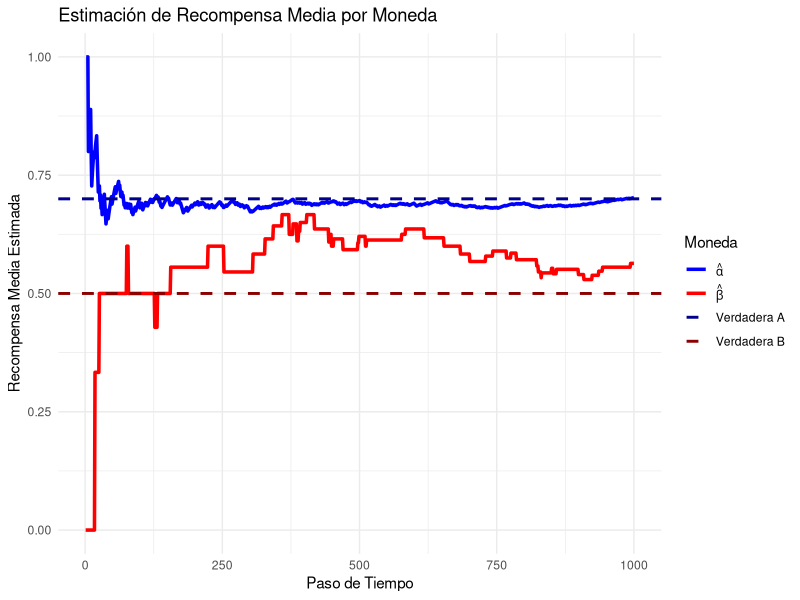
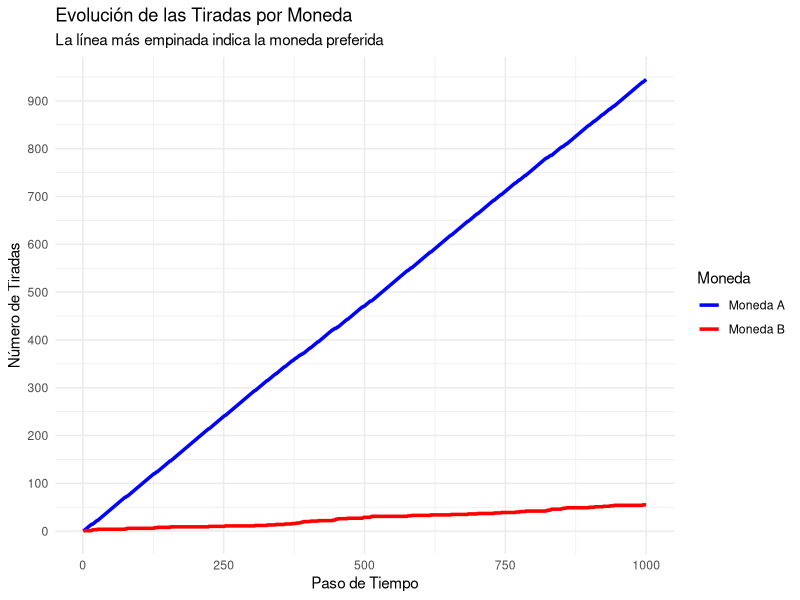
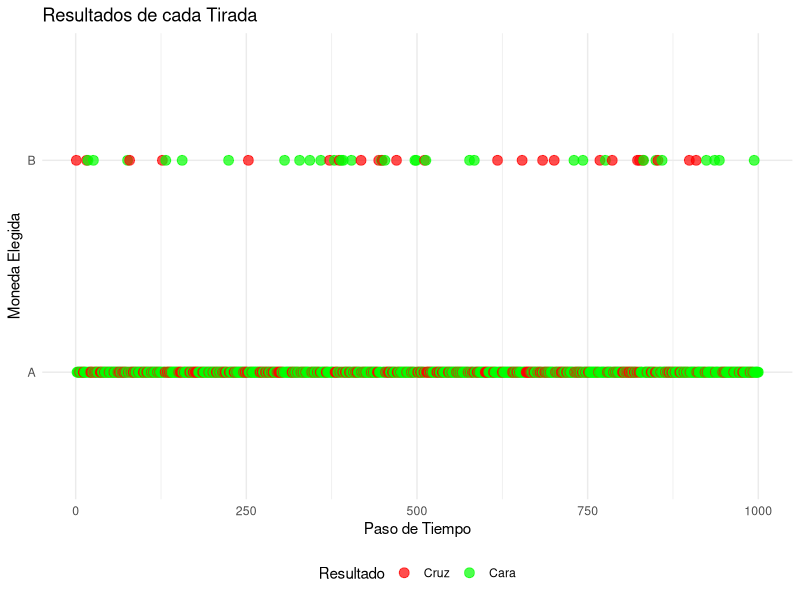
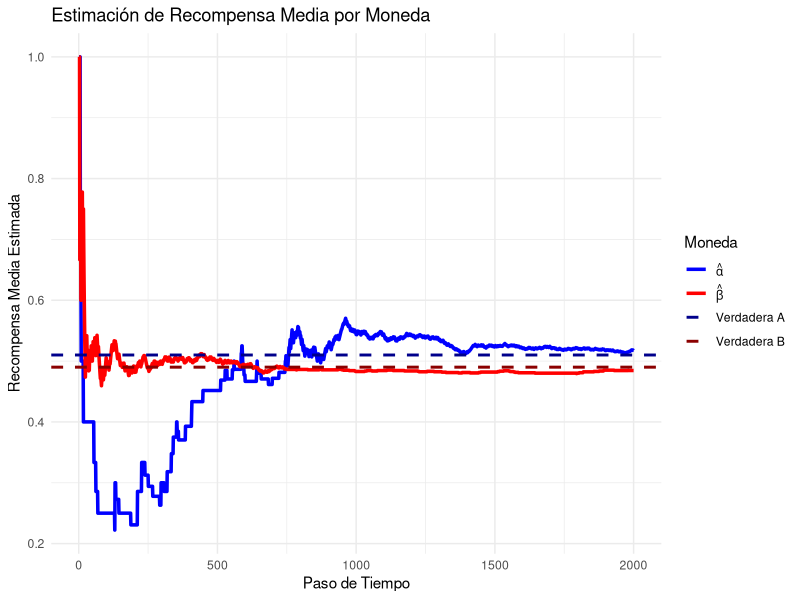
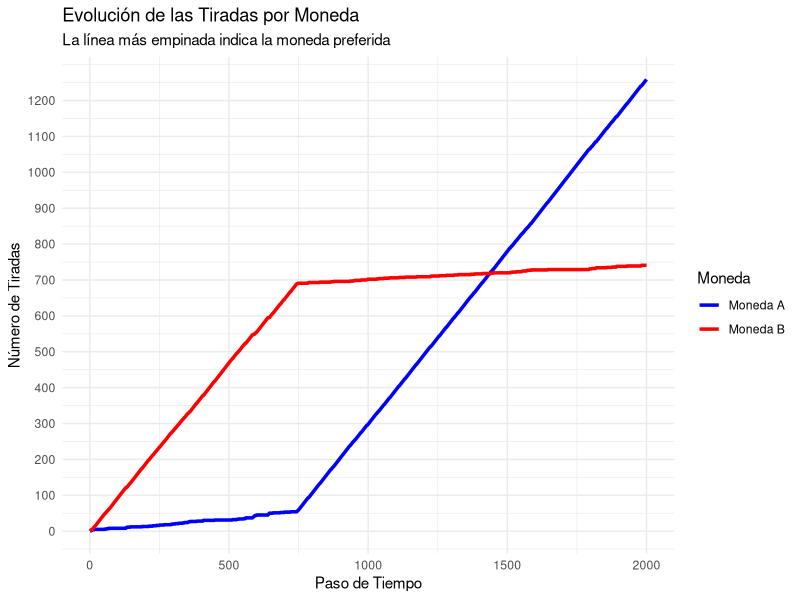
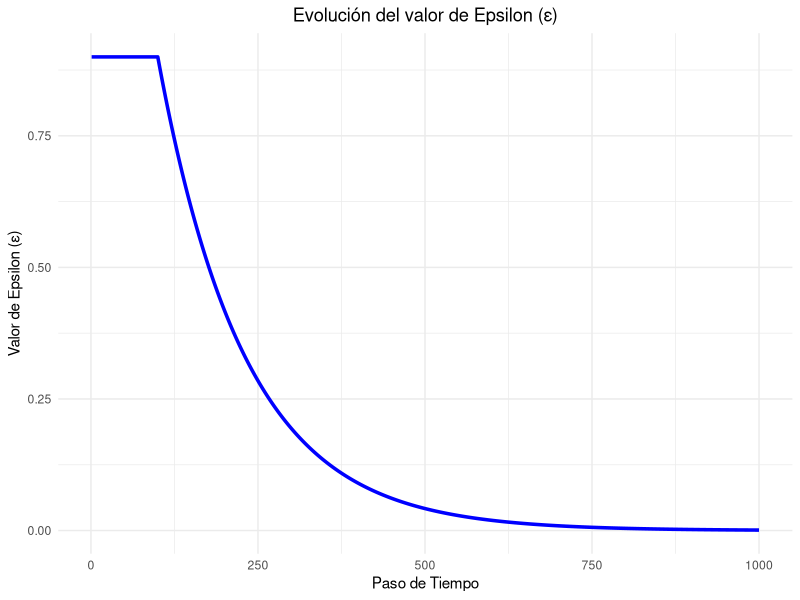
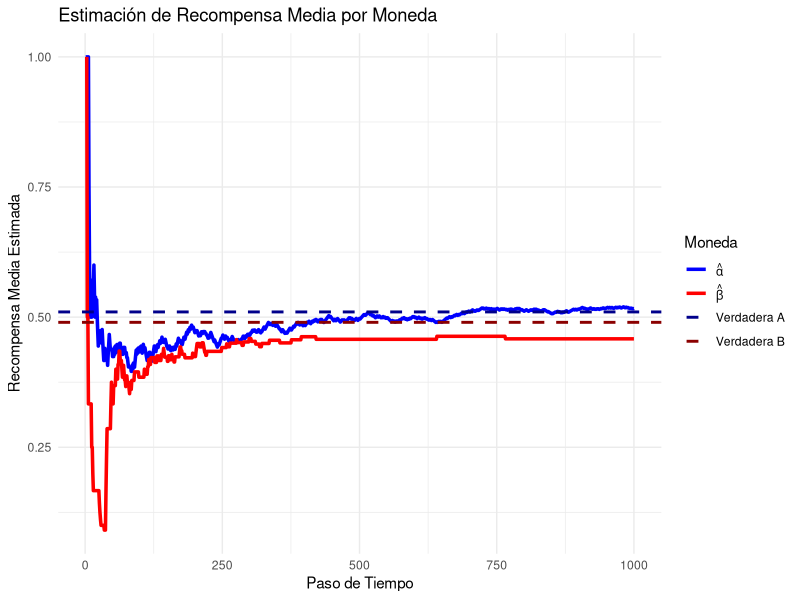
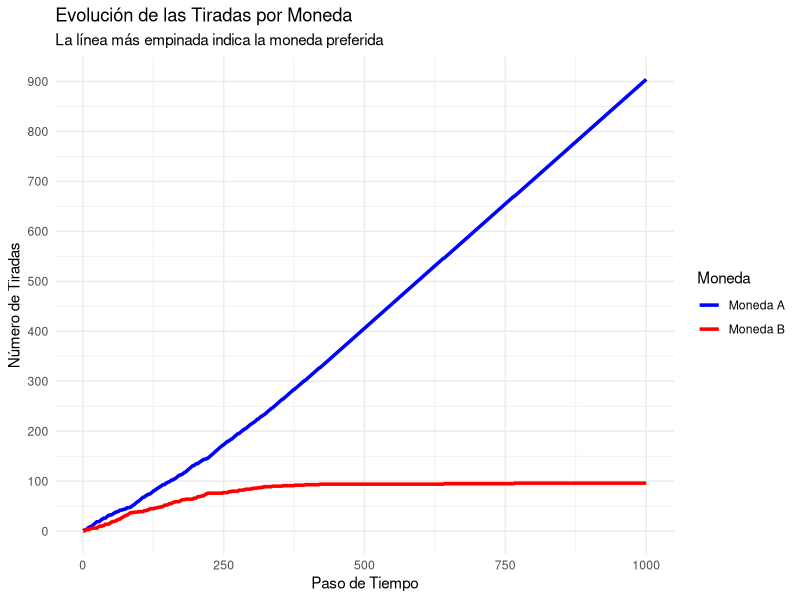

Recreate these plots in R, in order.
## ---- chunk 1
#| output: false
library(tidyverse)
library(tidyr)
simular_regla_greedy <- function(alpha, beta, epsilon, T) {
  
  # incializacion de las variables
  victorias_A <- 0
  tiradas_A <- 0
  victorias_B <- 0
  tiradas_B <- 0
  
  # aca se guardan los resultads
  resultados <- data.frame(
    tiempo = 1:T,
    total_recompensa_greedy = numeric(T),
    recompensa_media_A = numeric(T),
    recompensa_media_B = numeric(T),
    eleccion = character(T),
    moneda_elegida = character(T),
    recompensa = numeric(T)
  )
  
  for (t in 1:T) {
    decision <- runif(1)
    
    if (decision < epsilon) {
      moneda_elegida <- sample(c("A", "B"), 1)
      resultados$eleccion[t] <- "Exploracion"
    } 
    else {
      resultados$eleccion[t] <- "Mantengo Moneda"
      
      if (tiradas_A == 0 && tiradas_B == 0) {
        moneda_elegida <- sample(c("A", "B"), 1)
      } 
      ### me aseguro de arracnar con una tirada cada moneda 
      else if (tiradas_A == 0) {
        moneda_elegida <- "A"
      } else if (tiradas_B == 0) {
        moneda_elegida <- "B"
      } 
      else if ((victorias_A / tiradas_A) > (victorias_B / tiradas_B)) {
        moneda_elegida <- "A"
      } else {
        moneda_elegida <- "B"
      }
    }
    
    if (moneda_elegida == "A") {
      tiradas_A <- tiradas_A + 1
      recompensa_greedy <- sample(c(1, 0), 1, prob = c(alpha, 1 - alpha))
      victorias_A <- victorias_A + recompensa_greedy
      resultados$moneda_elegida[t] <- "A"
      resultados$recompensa[t] <- recompensa_greedy
    } else {
      tiradas_B <- tiradas_B + 1
      recompensa_greedy <- sample(c(1, 0), 1, prob = c(beta, 1 - beta))
      victorias_B <- victorias_B + recompensa_greedy
      resultados$moneda_elegida[t] <- "B"
      resultados$recompensa[t] <- recompensa_greedy
    }
    
    resultados$total_recompensa_greedy[t] <- ifelse(t == 1, recompensa_greedy, resultados$total_recompensa_greedy[t-1] + recompensa_greedy)
    resultados$recompensa_media_A[t] <- ifelse(tiradas_A == 0, NA, victorias_A / tiradas_A)
    resultados$recompensa_media_B[t] <- ifelse(tiradas_B == 0, NA, victorias_B / tiradas_B)
  }
  
  return(resultados)
}
## ---- chunk 2
alpha_param <- 0.7  # proabilidad de ganar la moneda a
beta_param <- 0.5   # proabilidad de ganar la moneda b
epsilon_param <- 0.1 # proabilidad de explorar
T_param <- 1000     # iteraciones

resultados <- simular_regla_greedy(
  alpha = alpha_param,
  beta = beta_param,
  epsilon = epsilon_param,
  T = T_param
)
## ---- chunk 3
resultados_largo <- gather(resultados, key = "moneda", value = "recompensa_media", recompensa_media_A, recompensa_media_B)

resultados_largo %>% 
  ggplot(aes(x = tiempo, y = recompensa_media, color = moneda)) +
  geom_line(size = 1.2) +
  geom_hline(aes(yintercept = alpha_param, color = "Verdadera A"), linetype = "dashed", size = 1) +
  geom_hline(aes(yintercept = beta_param, color = "Verdadera B"), linetype = "dashed", size = 1) +
  labs(title = "Estimación de Recompensa Media por Moneda",
       x = "Paso de Tiempo",
       y = "Recompensa Media Estimada",
       color = "Moneda") +
  scale_color_manual(
    values = c("recompensa_media_A" = "blue", "recompensa_media_B" = "red", "Verdadera A" = "darkblue", "Verdadera B" = "darkred"),
    labels = c("recompensa_media_A" = expression(hat(alpha)), "recompensa_media_B" = expression(hat(beta)), "Verdadera A" = "Verdadera A", "Verdadera B" = "Verdadera B")
  ) +
  theme_minimal()
## ---- chunk 4
resultados_conteo <- resultados %>%
  mutate(
    conteo_A = cumsum(moneda_elegida == "A"),
    conteo_B = cumsum(moneda_elegida == "B")
  ) %>%
  select(tiempo, conteo_A, conteo_B) %>%
  gather(key = "moneda", value = "conteo", -tiempo)

resultados_conteo  %>% 
ggplot(aes(x = tiempo, y = conteo, color = moneda)) +
  geom_line(size = 1.2) +
  labs(title = "Evolución de las Tiradas por Moneda",
       subtitle = "La línea más empinada indica la moneda preferida",
       x = "Paso de Tiempo",
       y = "Número de Tiradas",
       color = "Moneda") +
  scale_color_manual(values = c("conteo_A" = "blue", "conteo_B" = "red"), labels = c("Moneda A", "Moneda B")) +
  scale_y_continuous(breaks = seq(0, max(resultados_conteo$conteo), by = 100)) +

  theme_minimal()
## ---- chunk 5
resultados  %>% 
ggplot(aes(x = tiempo, y = moneda_elegida, color = factor(recompensa))) +
  geom_point(alpha = 0.7, size = 3) +
  labs(title = "Resultados de cada Tirada",
       x = "Paso de Tiempo",
       y = "Moneda Elegida",
       color = "Resultado") +
  scale_color_manual(values = c("1" = "green", "0" = "red"), labels = c("1" = "Cara", "0" = "Cruz")) +
  theme_minimal() +
  theme(legend.position = "bottom")
## ---- chunk 6
set.seed(123)
alpha_param <- 0.51
beta_param <- 0.49
epsilon_param <- 0.1
T_param <- 2000

resultados <- simular_regla_greedy(
  alpha = alpha_param,
  beta = beta_param,
  epsilon = epsilon_param,
  T = T_param
)
## ---- chunk 7
resultados_largo <- gather(resultados, key = "moneda", value = "recompensa_media", recompensa_media_A, recompensa_media_B)

resultados_largo %>% 
  ggplot(aes(x = tiempo, y = recompensa_media, color = moneda)) +
  geom_line(size = 1.2) +
  geom_hline(aes(yintercept = alpha_param, color = "Verdadera A"), linetype = "dashed", size = 1) +
  geom_hline(aes(yintercept = beta_param, color = "Verdadera B"), linetype = "dashed", size = 1) +
  labs(title = "Estimación de Recompensa Media por Moneda",
       x = "Paso de Tiempo",
       y = "Recompensa Media Estimada",
       color = "Moneda") +
  scale_color_manual(
    values = c("recompensa_media_A" = "blue", "recompensa_media_B" = "red", "Verdadera A" = "darkblue", "Verdadera B" = "darkred"),
    labels = c("recompensa_media_A" = expression(hat(alpha)), "recompensa_media_B" = expression(hat(beta)), "Verdadera A" = "Verdadera A", "Verdadera B" = "Verdadera B")
  ) +
  theme_minimal()
## ---- chunk 8
resultados_conteo <- resultados %>%
  mutate(
    conteo_A = cumsum(moneda_elegida == "A"),
    conteo_B = cumsum(moneda_elegida == "B")
  ) %>%
  select(tiempo, conteo_A, conteo_B) %>%
  gather(key = "moneda", value = "conteo", -tiempo)

resultados_conteo  %>% 
ggplot(aes(x = tiempo, y = conteo, color = moneda)) +
  geom_line(size = 1.2) +
  labs(title = "Evolución de las Tiradas por Moneda",
       subtitle = "La línea más empinada indica la moneda preferida",
       x = "Paso de Tiempo",
       y = "Número de Tiradas",
       color = "Moneda") +
  scale_color_manual(values = c("conteo_A" = "blue", "conteo_B" = "red"), labels = c("Moneda A", "Moneda B")) +
  scale_y_continuous(breaks = seq(0, max(resultados_conteo$conteo), by = 100)) +

  theme_minimal()
## ---- chunk 9

set.seed(123)

alpha_param <- 0.51
beta_param <- 0.49
T_param <- 1000

victorias_A <- 0
tiradas_A <- 0
victorias_B <- 0
tiradas_B <- 0

resultados <- data.frame(
  tiempo = 1:T_param,
  total_recompensa_greedy = numeric(T_param),
  recompensa_media_A = numeric(T_param),
  recompensa_media_B = numeric(T_param),
  eleccion = character(T_param),
  moneda_elegida = character(T_param),
  recompensa = numeric(T_param),
  epsilon_usado = numeric(T_param)
)

for (t in 1:T_param) {
 
  if (t < 100) {
    epsilon <- 0.9
  } else if (t == 100) {
    epsilon <- 0.9
  } else {
    
    decay_rate <- -log(0.001) / (T_param - 100) 
    epsilon <- 0.9 * exp(-decay_rate * (t - 100))
  }


  resultados$epsilon_usado[t] <- epsilon
  
  
  decision <- runif(1)
  
  if (decision < epsilon) {
    moneda_elegida <- sample(c("A", "B"), 1)
    resultados$eleccion[t] <- "Exploracion"
  } 
  else {
    resultados$eleccion[t] <- "Mantengo Moneda"
    
    if (tiradas_A == 0 && tiradas_B == 0) {
      moneda_elegida <- sample(c("A", "B"), 1)
    } 
    else if (tiradas_A == 0) {
      moneda_elegida <- "A"
    } else if (tiradas_B == 0) {
      moneda_elegida <- "B"
    } 
    else if ((victorias_A / tiradas_A) > (victorias_B / tiradas_B)) {
      moneda_elegida <- "A"
    } else {
      moneda_elegida <- "B"
    }
  }
  

  if (moneda_elegida == "A") {
    tiradas_A <- tiradas_A + 1
    recompensa_greedy <- sample(c(1, 0), 1, prob = c(alpha_param, 1 - alpha_param))
    victorias_A <- victorias_A + recompensa_greedy
    resultados$moneda_elegida[t] <- "A"
    resultados$recompensa[t] <- recompensa_greedy
  } else {
    tiradas_B <- tiradas_B + 1
    recompensa_greedy <- sample(c(1, 0), 1, prob = c(beta_param, 1 - beta_param))
    victorias_B <- victorias_B + recompensa_greedy
    resultados$moneda_elegida[t] <- "B"
    resultados$recompensa[t] <- recompensa_greedy
  }
  
  resultados$total_recompensa_greedy[t] <- ifelse(t == 1, recompensa_greedy, resultados$total_recompensa_greedy[t-1] + recompensa_greedy)
  resultados$recompensa_media_A[t] <- ifelse(tiradas_A == 0, NA, victorias_A / tiradas_A)
  resultados$recompensa_media_B[t] <- ifelse(tiradas_B == 0, NA, victorias_B / tiradas_B)
}
## ---- chunk 10

resultados  %>% 
ggplot(aes(x = tiempo, y = epsilon_usado)) +
  geom_line(color = "blue", size = 1.2) +
  labs(title = "Evolución del valor de Epsilon (ε)",
       x = "Paso de Tiempo",
       y = "Valor de Epsilon (ε)") +
  theme_minimal() +
  theme(plot.title = element_text(hjust = 0.5))

## ---- chunk 11
resultados_largo <- gather(resultados, key = "moneda", value = "recompensa_media", recompensa_media_A, recompensa_media_B)

resultados_largo %>% 
  ggplot(aes(x = tiempo, y = recompensa_media, color = moneda)) +
  geom_line(size = 1.2) +
  geom_hline(aes(yintercept = alpha_param, color = "Verdadera A"), linetype = "dashed", size = 1) +
  geom_hline(aes(yintercept = beta_param, color = "Verdadera B"), linetype = "dashed", size = 1) +
  labs(title = "Estimación de Recompensa Media por Moneda",
       x = "Paso de Tiempo",
       y = "Recompensa Media Estimada",
       color = "Moneda") +
  scale_color_manual(
    values = c("recompensa_media_A" = "blue", "recompensa_media_B" = "red", "Verdadera A" = "darkblue", "Verdadera B" = "darkred"),
    labels = c("recompensa_media_A" = expression(hat(alpha)), "recompensa_media_B" = expression(hat(beta)), "Verdadera A" = "Verdadera A", "Verdadera B" = "Verdadera B")
  ) +
  theme_minimal()
## ---- chunk 12
resultados_conteo <- resultados %>%
  mutate(
    conteo_A = cumsum(moneda_elegida == "A"),
    conteo_B = cumsum(moneda_elegida == "B")
  ) %>%
  select(tiempo, conteo_A, conteo_B) %>%
  gather(key = "moneda", value = "conteo", -tiempo)

resultados_conteo  %>% 
ggplot(aes(x = tiempo, y = conteo, color = moneda)) +
  geom_line(size = 1.2) +
  labs(title = "Evolución de las Tiradas por Moneda",
       subtitle = "La línea más empinada indica la moneda preferida",
       x = "Paso de Tiempo",
       y = "Número de Tiradas",
       color = "Moneda") +
  scale_color_manual(values = c("conteo_A" = "blue", "conteo_B" = "red"), labels = c("Moneda A", "Moneda B")) +
  scale_y_continuous(breaks = seq(0, max(resultados_conteo$conteo), by = 100)) +

  theme_minimal()
